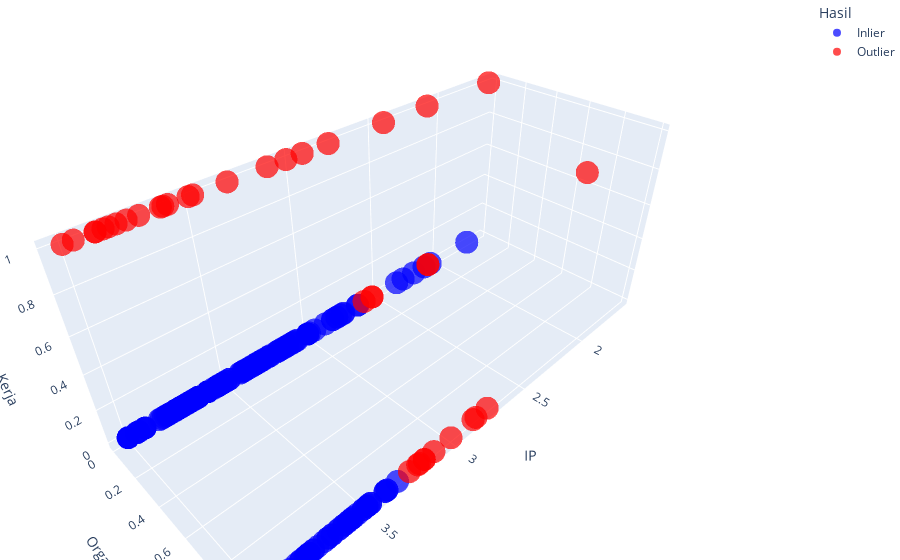

The notebook cell this image was saved under:
### Code cell
outlierPlot = createPlot3D(fixOutlier, "IP", "Organisasi", "Kerja", "Hasil", desc= {"Inlier": "blue", "Outlier": "red"})
outlierPlot

### Figure 1 — Plotly figure (JSON) as saved in the notebook; plotly's stock layout.template omitted (floating-point values rounded to 4 significant figures; data arrays with more than 128 entries replaced by an {"elided": "..."} marker saying what was removed)
{"data": [{"hovertemplate": "Hasil=Inlier<br>IP=%{x}<br>Organisasi=%{y}<br>Kerja=%{z}<extra></extra>", "legendgroup": "Inlier", "marker": {"color": "blue", "opacity": 0.7, "symbol": "circle"}, "mode": "markers", "name": "Inlier", "scene": "scene", "showlegend": true, "type": "scatter3d", "x": {"elided": "172 float values"}, "y": {"elided": "172 int values"}, "z": {"elided": "172 int values"}}, {"hovertemplate": "Hasil=Outlier<br>IP=%{x}<br>Organisasi=%{y}<br>Kerja=%{z}<extra></extra>", "legendgroup": "Outlier", "marker": {"color": "red", "opacity": 0.7, "symbol": "circle"}, "mode": "markers", "name": "Outlier", "scene": "scene", "showlegend": true, "type": "scatter3d", "x": [2.75, 3.76, 2.54, 3.61, 3.85, 3.26, 3.2, 2.2, 4, 3.12, 3.88, 2.78, 3.59, 2.85, 3.88, 3.96, 3.8, 3.71, 3.62, 2.43, 3.17, 2.83, 2.54, 2.93, 3.02, 3.32, 3.5, 3.17, 1.62, 2.12, 2.6, 3.21, 2.08, 3.83, 3, 2.08, 3.48, 3.11], "y": [1, 0, 0, 0, 0, 1, 1, 1, 0, 0, 0, 0, 0, 1, 0, 0, 0, 0, 0, 0, 1, 1, 0, 0, 0, 0, 0, 1, 0, 0, 0, 1, 0, 0, 1, 0, 0, 1], "z": [0, 1, 0, 1, 1, 0, 0, 1, 1, 1, 1, 1, 1, 0, 1, 1, 1, 1, 1, 1, 0, 0, 0, 1, 1, 1, 1, 0, 1, 1, 0, 0, 0, 1, 0, 0, 1, 0]}], "layout": {"legend": {"title": {"text": "Hasil"}, "tracegroupgap": 0}, "margin": {"b": 0, "l": 0, "r": 0, "t": 0}, "scene": {"domain": {"x": [0, 1], "y": [0, 1]}, "xaxis": {"title": {"text": "IP"}}, "yaxis": {"title": {"text": "Organisasi"}}, "zaxis": {"title": {"text": "Kerja"}}}}}
